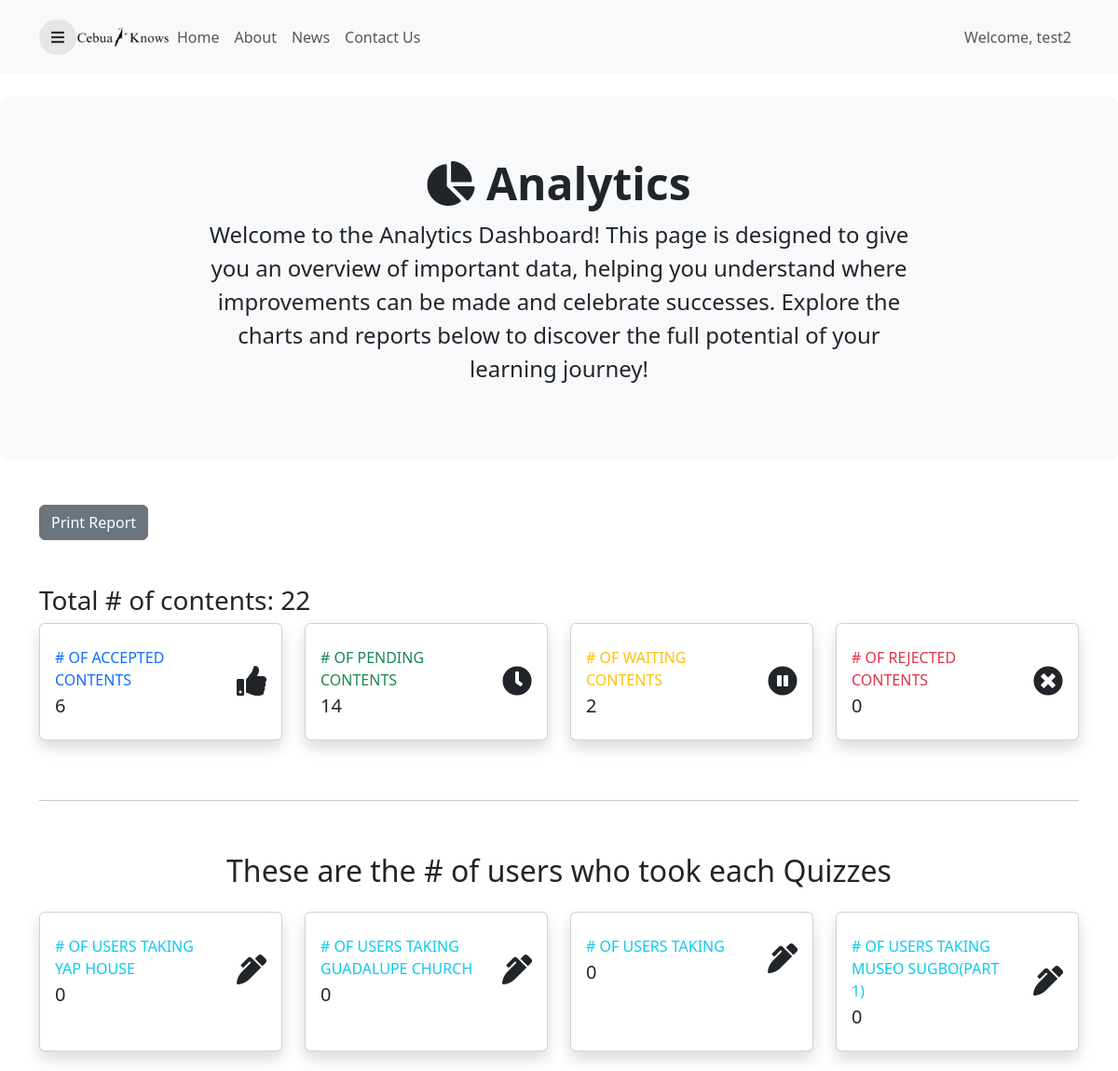
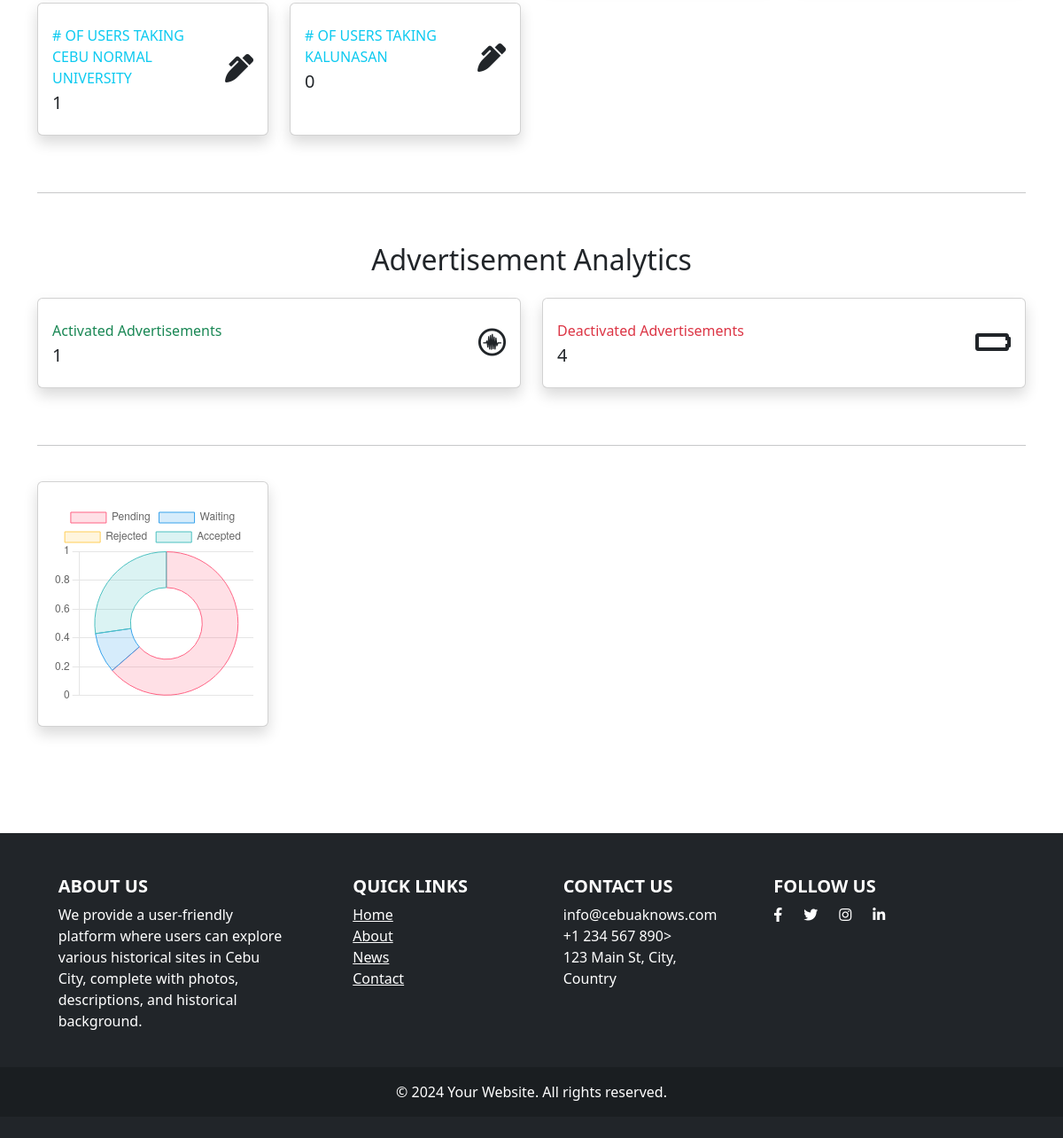
The page /analytics-admin.php (signed in) on the database its author committed (2 pictures, top to bottom).
### tables this page shows
CREATE TABLE `users` (
  `user_id` int(11) NOT NULL,
  `username` varchar(50) NOT NULL,
  `email` varchar(50) NOT NULL,
  `password` varchar(60) NOT NULL,
  `confirm_password` varchar(50) NOT NULL,
  `firstname` varchar(20) NOT NULL,
  `lastname` varchar(20) NOT NULL,
  `bio` varchar(255) NOT NULL,
  `mobile` varchar(15) NOT NULL,
  `address` varchar(60) NOT NULL,
  `profile_picture` varchar(60) NOT NULL,
  `role` varchar(25) NOT NULL DEFAULT 'Learner'
);

CREATE TABLE `content` (
  `content_id` int(11) NOT NULL,
  `content_title` varchar(50) DEFAULT NULL,
  `description` text DEFAULT NULL,
  `created_at` timestamp NOT NULL DEFAULT current_timestamp(),
  `updated_at` timestamp NOT NULL DEFAULT current_timestamp(),
  `location_id` int(11) DEFAULT NULL,
  `quiz_id` int(11) DEFAULT NULL,
  `media_id` int(11) DEFAULT NULL,
  `user_id` int(11) DEFAULT NULL,
  `status` varchar(25) NOT NULL DEFAULT 'PENDING',
  `feedback` varchar(255) NOT NULL DEFAULT 'No feedback from Admin or Historian'
);

CREATE TABLE `quiz` (
  `quiz_id` int(11) NOT NULL,
  `quiz_title` varchar(25) DEFAULT NULL,
  `created_at` timestamp NOT NULL DEFAULT current_timestamp()
);

### analytics-admin.php (the view, shortened to what the rows shown need)
<?php
	include "connection.php";
	if(!empty($_SESSION["id"])){
		$id = $_SESSION["id"];
		$result = mysqli_query($conn, "SELECT * FROM users WHERE user_id = '$id' ");
		$row = mysqli_fetch_assoc($result);
	}else{
		header("Location: login.php");
		exit();
	}
?>
<!DOCTYPE html>
<html lang="en">
    <head>
		<link href="https://cdn.jsdelivr.net/npm/bootstrap@5.3.0-alpha3/dist/css/bootstrap.min.css" rel="stylesheet">
		<link href="https://cdnjs.cloudflare.com/ajax/libs/font-awesome/5.15.1/css/all.min.css" rel="stylesheet" />
    </head>
    <body>
		<div class="page">
				<nav class="navbar navbar-expand-lg navbar-light bg-light">
					<div class="container">
						<div class="collapse navbar-collapse" id="navbarNav">
							<ul class="navbar-nav ms-auto">
								<li class="nav-item"><p class="nav-link" style="margin:0;">Welcome, <?php echo $row["username"]; ?></p></li>
							</ul>
						</div>
					</div>
				</nav>
		</div>
         <br>
		<div class="p-3 mb-4 bg-light rounded-3">
		  <div class="container-fluid py-5 text-center">
			<h1 class="display-5 fw-bold"><i class="fas fa-chart-pie"></i> Analytics</h1>
		  </div>
		</div>
		<?php
			$stmt = $conn->prepare("SELECT COUNT(content_id) AS NumberOfPendingContents
									FROM content
									WHERE status = 'PENDING';");
			$stmt->execute();
			$pending_result = $stmt->get_result();
			if($pending_result->num_rows > 0){
				$pendingContents = mysqli_fetch_assoc($pending_result);
			}
			$stmt = $conn->prepare("SELECT COUNT(content_id) AS NumberOfAcceptedContents FROM content where status = 'ACCEPTED';");
			$stmt->execute();
			$accepted_result = $stmt->get_result();
			if($accepted_result->num_rows > 0){
				$acceptedContents = mysqli_fetch_assoc($accepted_result);
			}
			$stmt = $conn->prepare("SELECT COUNT(content_id) AS NumberOfWaitingContents FROM content where status = 'WAITING';");
			$stmt->execute();
			$waiting_result = $stmt->get_result();
			if($waiting_result->num_rows > 0){
				$waitingContents = mysqli_fetch_assoc($waiting_result);
			}
			$stmt = $conn->prepare("SELECT COUNT(content_id) AS NumberOfRejectedContents FROM content where status = 'REJECTED';");
			$stmt->execute();
			$rejected_result = $stmt->get_result();
			if($rejected_result->num_rows > 0){
				$rejectedContents = mysqli_fetch_assoc($rejected_result);
			}
		?>
		<div class="container mt-5" id="printpage">
			<br>
			<br>
			<div class="row">
				<h2 class="text-center p-3">These are the # of users who took each Quizzes</h2>
			</div>
			<div class="row">
				<?php
					$check_stmt = $conn->prepare("Select * from content INNER JOIN quiz ON content.quiz_id = quiz.quiz_id where status = 'ACCEPTED'");
					$check_stmt->execute();
					$check_result = $check_stmt->get_result();
					if($check_result->num_rows > 0){
						while($quiz_row = mysqli_fetch_assoc($check_result)){
							$quiz_id = $quiz_row['quiz_id'];
							$quiz_title = $quiz_row['quiz_title'];
							$stmt = $conn->prepare("SELECT COUNT(user_id) AS NumberOfUsersTakingQuiz FROM quiz_leaderboard where quiz_id = ?;");
							$stmt->bind_param('s',$quiz_id);
							$stmt->execute();
							$users_result = $stmt->get_result();
							if($users_result->num_rows > 0){
								while($NumberOfUsersTakingQuiz = mysqli_fetch_assoc($users_result)){
									echo '
										<div class="col-xl-3 col-md-6 mb-4">
											<div class="card border-left-warning shadow h-100 py-2">
												<div class="card-body">
													<div class="row no-gutters align-items-center">
														<div class="col mr-2">
															<div class="text-xs font-weight-bold text-info text-uppercase mb-1">
																# of users taking '.$quiz_title.'</div>
															<div class="h5 mb-0 font-weight-bold text-gray-800">'.$NumberOfUsersTakingQuiz['NumberOfUsersTakingQuiz'].'</div>
														</div>
														<div class="col-auto">
														   <i class="fas fa-pen-alt fa-2x text-gray-300"></i>
														</div>
													</div>
												</div>
											</div>
										</div>
									';
								}
							}
						}
					}
				?>
			</div>
			<br>
			<br>
			<div class="row">
				<h2 class="text-center p-3">Advertisement Analytics</h2>
			</div>
			<br>
			<br>
        </div>
		<br>
		<br>
		<br>
		<br>
		<script>
		document.addEventListener("DOMContentLoaded", function() {
			let sidebarToggle = document.querySelector(".sidebarToggle");
			let sidebar = document.querySelector(".sidebar");
			sidebarToggle.addEventListener("click", function() {
				document.body.classList.toggle("active");
				sidebarToggle.style.display = "none";
			});
			// Hide sidebar when clicking outside
			document.addEventListener("click", function(event) {
				if (!sidebar.contains(event.target) && !sidebarToggle.contains(event.target)) {
					document.body.classList.remove("active");
					sidebarToggle.style.display = "block";
				}
			});
		});
		var ctx = document.getElementById('myChart').getContext('2d');
		var myChart = new Chart(ctx, {
      type: 'doughnut', // Chart type: 'bar', 'line', 'pie', etc.
      data: {
          labels: ['Pending', 'Waiting', 'Rejected', 'Accepted'], // Labels for X-axis
          datasets: [{
              label: 'Content Type',
              data: [<?php echo $pendingContents['NumberOfPendingContents'] ?>,
					<?php echo $waitingContents['NumberOfWaitingContents'] ?>,
					<?php echo $rejectedContents['NumberOfRejectedContents'] ?>,
					<?php echo $acceptedContents['NumberOfAcceptedContents'] ?>], // Data points
              backgroundColor: [
                  'rgba(255, 99, 132, 0.2)',
                  'rgba(54, 162, 235, 0.2)',
                  'rgba(255, 206, 86, 0.2)',
                  'rgba(75, 192, 192, 0.2)',
              ],
              borderColor: [
                  'rgba(255, 99, 132, 1)',
                  'rgba(54, 162, 235, 1)',
                  'rgba(255, 206, 86, 1)',
                  'rgba(75, 192, 192, 1)',
              ],
              borderWidth: 1
          }]
      },
      options: {
		  responsive: true,
			plugins: {
				legend: {
					position: 'top',
				},
			},
          scales: {
              y: {
                  beginAtZero: true // Starts the Y-axis at 0
              }
          }
      }
  });
		</script>
    </body>
</html>

### rows shown on the page
users: username "test2"
content: quiz.quiz_title "YAP HOUSE", NumberOfUsersTakingQuiz "0"
content: quiz.quiz_title "GUADALUPE CHURCH", NumberOfUsersTakingQuiz "0"
content: NumberOfUsersTakingQuiz "0"
content: quiz.quiz_title "MUSEO SUGBO(PART 1)", NumberOfUsersTakingQuiz "0"
content: quiz.quiz_title "CEBU NORMAL UNIVERSITY", NumberOfUsersTakingQuiz "1"
content: quiz.quiz_title "KALUNASAN", NumberOfUsersTakingQuiz "0"

### other values the page prints
$totalContents['totalContents'] "22"
$acceptedContents['NumberOfAcceptedContents'] "6"
$pendingContents['NumberOfPendingContents'] "14"
$waitingContents['NumberOfWaitingContents'] "2"
$rejectedContents['NumberOfRejectedContents'] "0"
$total_activate_ads['totalActivate'] "1"
$total_deactivate_ads['totalDeactivate'] "4"
chart data {{ $pendingContents['NumberOfPendingContents'] }} 14
chart data {{ $waitingContents['NumberOfWaitingContents'] }} 2
chart data {{ $rejectedContents['NumberOfRejectedContents'] }} 0
chart data {{ $acceptedContents['NumberOfAcceptedContents'] }} 6
